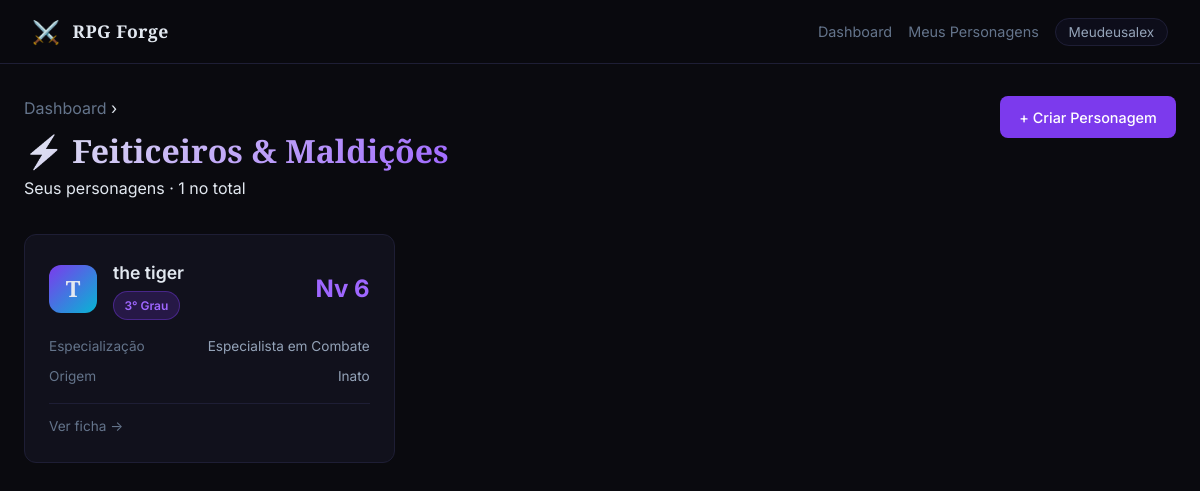
Page /sistema/jujutsu (signed in) on the committed database.
### tables this page shows
CREATE TABLE personagens (
                id INTEGER PRIMARY KEY AUTOINCREMENT,
                nome TEXT NOT NULL,
                dados TEXT NOT NULL,
                criado_em TIMESTAMP DEFAULT CURRENT_TIMESTAMP,
                atualizado_em TIMESTAMP DEFAULT CURRENT_TIMESTAMP
            , usuario_id INTEGER, sistema TEXT DEFAULT 'jujutsu', mesa_id INTEGER);

### app.py (the view)
@app.route("/sistema/jujutsu")
@login_required
def sistema_jujutsu():
    uid = session["usuario_id"]
    with get_db() as conn:
        rows = conn.execute(
            "SELECT id, nome, dados, mesa_id, criado_em FROM personagens WHERE usuario_id=? AND sistema='jujutsu' ORDER BY atualizado_em DESC",
            (uid,)
        ).fetchall()
    lista = []
    for p in rows:
        dados = json.loads(p["dados"])
        lista.append({
            "id": p["id"],
            "nome": p["nome"],
            "mesa_id": p["mesa_id"],
            "nivel": dados.get("nivel", 1),
            "grau": calcular_grau(dados.get("nivel", 1)),
            "especializacao": ESPECIALIZACOES.get(dados.get("especializacao", ""), {}).get("nome", "?"),
            "origem": ORIGENS.get(dados.get("origem", ""), {}).get("nome", "?"),
            "criado_em": p["criado_em"],
        })
    return render_template("index.html", personagens=lista, usuario=usuario_logado())

### app.py (called while the page is built)
def get_db():
    conn = sqlite3.connect(DB_PATH)
    conn.row_factory = sqlite3.Row
    return conn

def login_required(f):
    @wraps(f)
    def decorated(*args, **kwargs):
        if "usuario_id" not in session:
            return redirect(url_for("login"))
        return f(*args, **kwargs)
    return decorated

def usuario_logado():
    return {"id": session.get("usuario_id"), "username": session.get("usuario_nome")}

### game_data.py (called while the page is built)
def calcular_grau(nivel):
    for (min_n, max_n), grau in GRAUS_FEITICEIRO.items():
        if min_n <= nivel <= max_n:
            return grau
    return "Especial"

### templates/index.html (shortened to what this page needs)
{% extends "base.html" %}
{% block content %}
<div class="page-header">
  <div>
    <p class="page-sub" style="margin-bottom:.2rem"><a href="{{ url_for('dashboard') }}" style="color:var(--text-muted);text-decoration:none">Dashboard</a> ›</p>
    <h1 class="page-title">⚡ Feiticeiros & Maldições</h1>
    <p class="page-sub">Seus personagens · {{ personagens|length }} no total</p>
  </div>
  <a href="{{ url_for('criar') }}" class="btn btn-primary">+ Criar Personagem</a>
</div>
{% if personagens %}
<div class="cards-grid">
  {% for p in personagens %}
  <div class="char-card-wrap">
    <a href="{{ url_for('ver_personagem', pid=p.id) }}" class="char-card">
      <div class="char-card-header">
        <div class="char-avatar">{{ p.nome[0].upper() }}</div>
        <div class="char-info">
          <h3 class="char-nome">{{ p.nome }}</h3>
          <span class="char-grau badge badge-grau">{{ p.grau }}</span>
        </div>
        <span class="char-nivel">Nv {{ p.nivel }}</span>
      </div>
      <div class="char-card-body">
        <div class="char-detail">
          <span class="detail-label">Especialização</span>
          <span class="detail-value">{{ p.especializacao }}</span>
        </div>
        <div class="char-detail">
          <span class="detail-label">Origem</span>
          <span class="detail-value">{{ p.origem }}</span>
        </div>
      </div>
      <div class="char-card-footer">
        {% if p.mesa_id %}
        <span class="char-mesa-badge">🎭 Em mesa</span>
        {% else %}
        <span class="text-muted">Ver ficha →</span>
        {% endif %}
      </div>
    </a>
  </div>
  {% endfor %}
</div>
{% endif %}
{% endblock %}

### static/css/style.css (style rules this page uses)
*, *::before, *::after { box-sizing: border-box; margin: 0; padding: 0; }
:root { --bg: #0a0a0f; --bg-card: #11111c; --bg-card-hover: #161625; --bg-input: #0d0d1a; --border: #1e1e35; --border-hover: #3a3a6a; --accent: #7c3aed; --accent-light: #9f67ff; --accent-glow: rgba(124,58,237,0.35); --accent2: #06b6d4; --text: #e2e8f0; --text-muted: #64748b; --text-dim: #94a3b8; --success: #10b981; --warning: #f59e0b; --danger: #ef4444; --pv-color: #10b981; --pe-color: #7c3aed; --radius: 12px; --radius-sm: 8px; --shadow: 0 4px 24px rgba(0,0,0,0.5); --shadow-glow: 0 0 30px rgba(124,58,237,0.2); }
html { font-size: 16px; }
body { font-family: 'Inter', -apple-system, sans-serif; background: var(--bg); color: var(--text); min-height: 100vh; line-height: 1.6; }
.btn { display: inline-flex; align-items: center; gap: 0.4rem; padding: 0.6rem 1.2rem; border-radius: var(--radius-sm); font-size: 0.9rem; font-weight: 500; cursor: pointer; text-decoration: none; border: none; transition: all 0.2s; white-space: nowrap; }
.btn-primary { background: var(--accent); color: white; }
.badge { display: inline-block; padding: 0.25rem 0.65rem; border-radius: 99px; font-size: 0.75rem; font-weight: 600; }
.badge-grau { background: rgba(124,58,237,0.2); color: var(--accent-light); border: 1px solid rgba(124,58,237,0.4); }
.page-header { display: flex; align-items: center; justify-content: space-between; margin-bottom: 2rem; gap: 1rem; }
.page-title { font-family: 'Cinzel', serif; font-size: 2rem; font-weight: 700; background: linear-gradient(135deg, var(--text) 0%, var(--accent-light) 100%); -webkit-background-clip: text; -webkit-text-fill-color: transparent; background-clip: text; }
.cards-grid { display: grid; grid-template-columns: repeat(auto-fill, minmax(280px, 1fr)); gap: 1.25rem; }
.char-card { display: block; background: var(--bg-card); border: 1px solid var(--border); border-radius: var(--radius); padding: 1.5rem; text-decoration: none; color: var(--text); transition: all 0.25s; position: relative; overflow: hidden; }
.char-card::before { content: ''; position: absolute; top: 0; left: 0; right: 0; height: 3px; background: linear-gradient(90deg, var(--accent), var(--accent2)); opacity: 0; transition: opacity 0.25s; }
.char-card-header { display: flex; align-items: center; gap: 1rem; margin-bottom: 1rem; }
.char-avatar { width: 48px; height: 48px; background: linear-gradient(135deg, var(--accent), var(--accent2)); border-radius: 12px; display: flex; align-items: center; justify-content: center; font-size: 1.4rem; font-weight: 700; font-family: 'Cinzel', serif; flex-shrink: 0; }
.char-info { flex: 1; }
.char-nome { font-size: 1.1rem; font-weight: 600; margin-bottom: 0.25rem; }
.char-nivel { font-size: 1.5rem; font-weight: 700; color: var(--accent-light); }
.char-card-body { display: flex; flex-direction: column; gap: 0.5rem; margin-bottom: 1rem; }
.char-detail { display: flex; justify-content: space-between; font-size: 0.85rem; }
.detail-label { color: var(--text-muted); }
.detail-value { color: var(--text-dim); }
.char-card-footer { border-top: 1px solid var(--border); padding-top: 0.75rem; font-size: 0.85rem; color: var(--text-muted); }
.text-muted { color: var(--text-muted); }
.page-header { display: flex; align-items: flex-start; justify-content: space-between; gap: 1rem; margin-bottom: 2rem; flex-wrap: wrap; }

### templates/index.html (style rules this page uses)
.char-card-wrap { position:relative }

### rows in the picture
personagens: nome "T", nome "the tiger", grau "3° Grau", nivel "6", especializacao "Especialista em Combate", origem "Inato"

### other values in the picture
{{ session.get('usuario_nome', '') }} "Meudeusalex"
{{ personagens|length }} "1"
